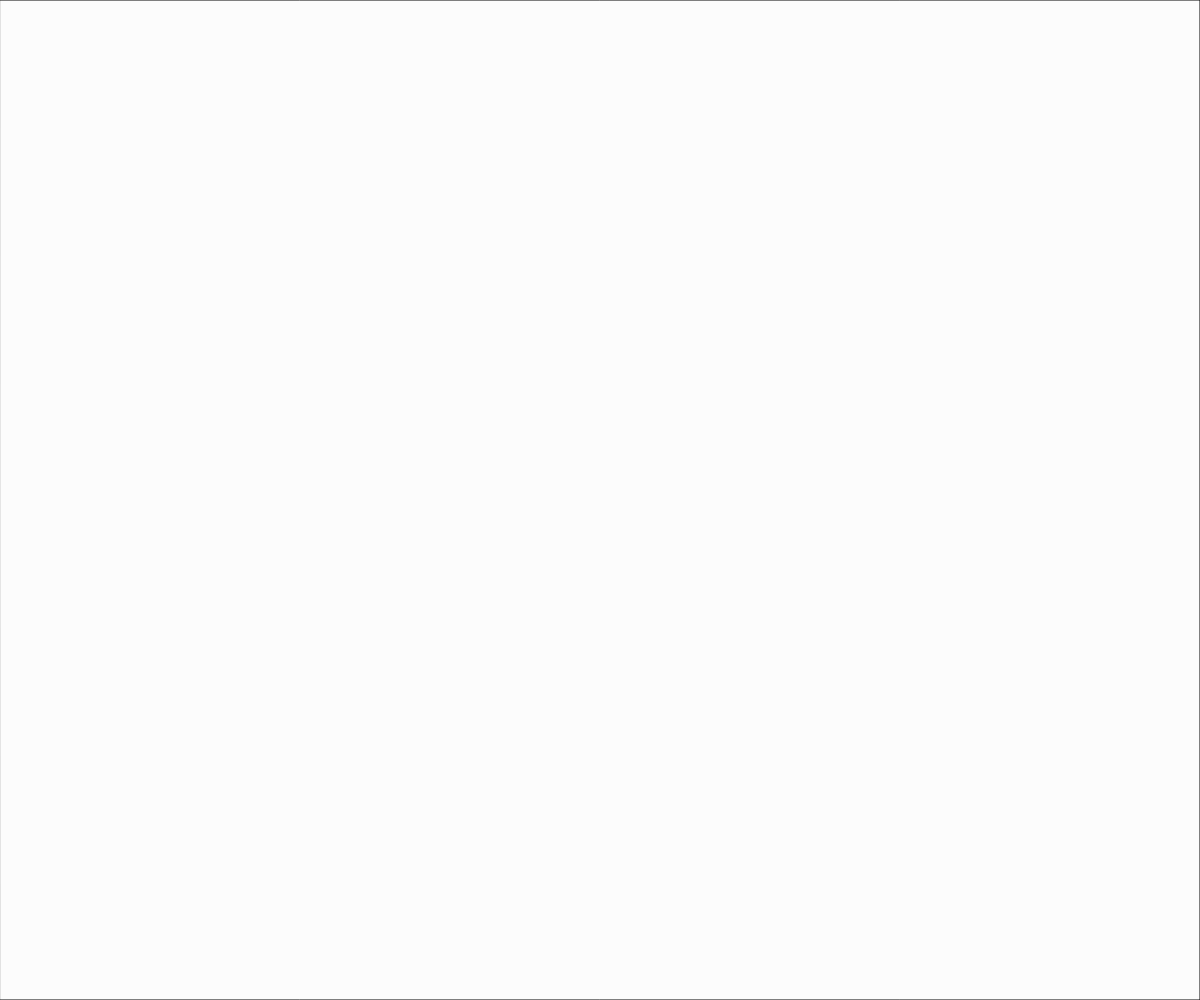
Frame 1 (no input)
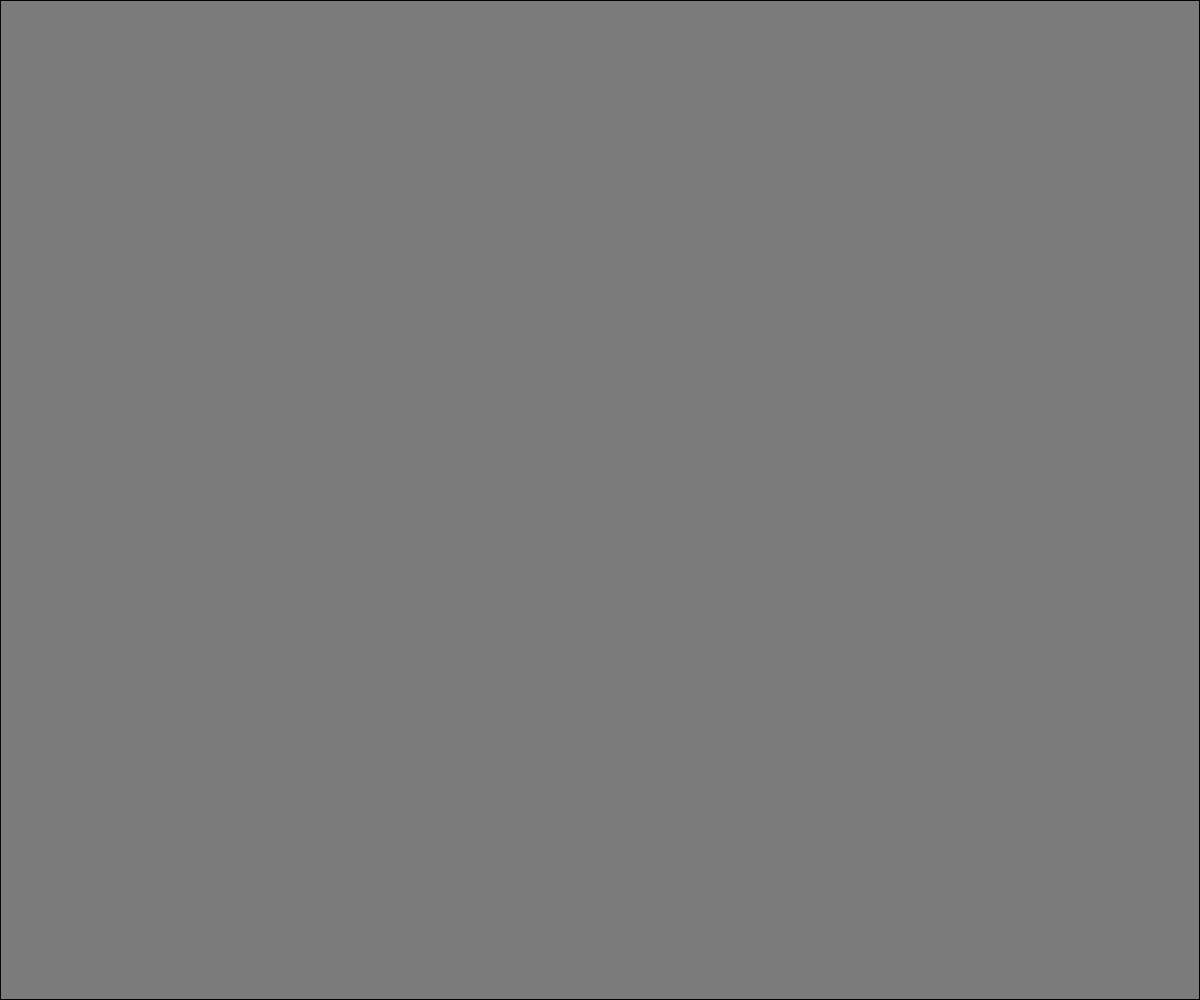
Frame 60 (no input)
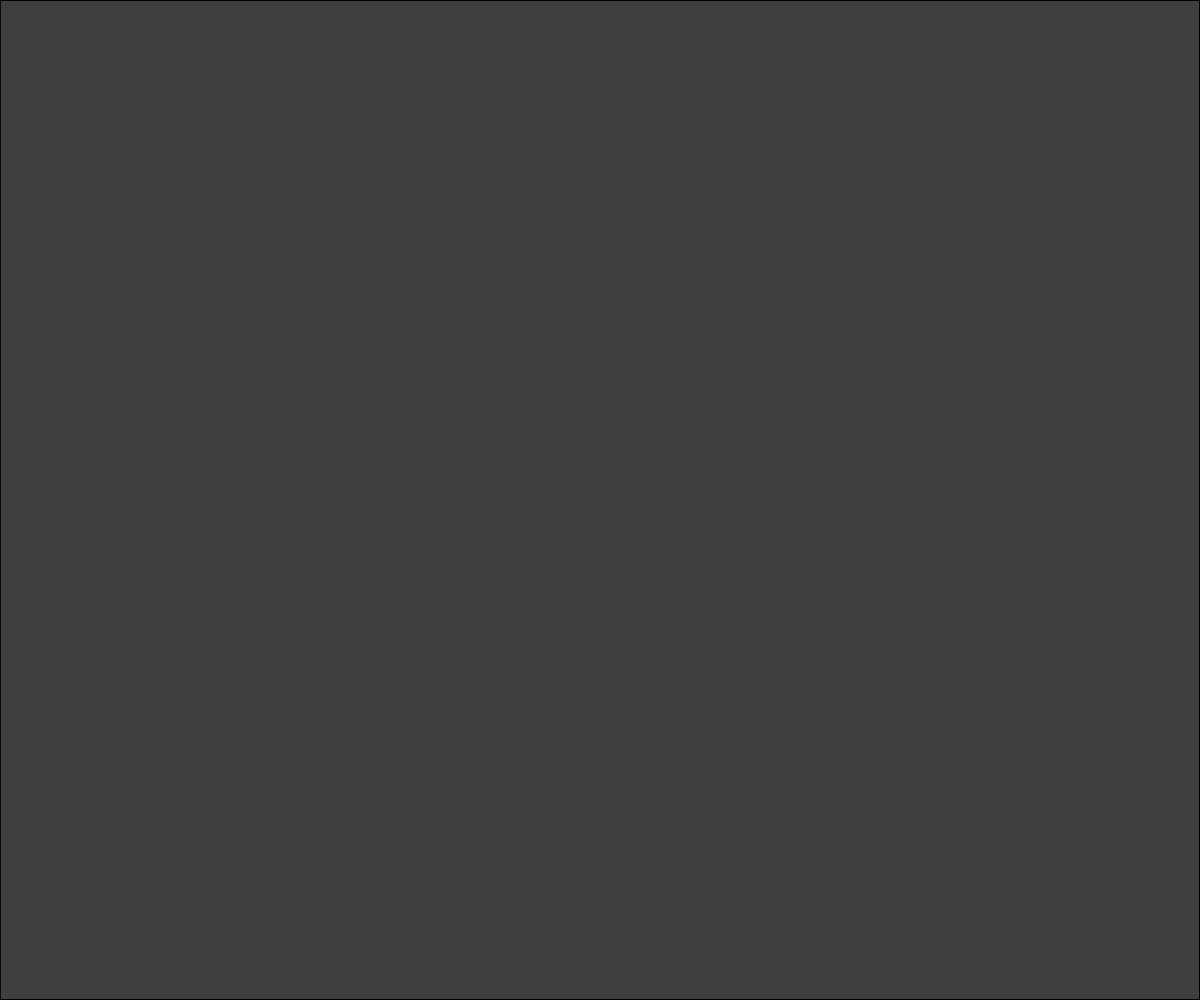
Frame 120 (the mouse pressed at the canvas centre since frame 60)

The p5.js sketch that drew these frames (run headless with seeded random() and noise() and a simulated clock; from frame 60 on, the mouse is pressed at the canvas centre):

// p5.js sketch
// ── sketch.js
var bubbles = [];
var colors = [];

function setup() {
	createCanvas(windowWidth, windowHeight);

	for (var i = 0; i < 20; i++) {
		colors[i] = color(random(255), random(255), random(255));
	}
}

function draw() {
	// background(0);
	fill(0, 3);
	rect(0, 0, width, height);

	for (var i = 0; i < bubbles.length; i++) {
		bubbles[i].move();
		bubbles[i].display();
		bubbles[i].distance(bubbles[i]);
		bubbles[i].size();
	}

	for (var i = 0; i < bubbles.length; i++) {
		for (var j = 0; j < bubbles.length; j++) {
			if (i != j && bubbles[i].distance(bubbles[j]))
			{
				bubbles[i].speedX *= -1;
				bubbles[i].speedY *= -1;
				bubbles[i].color = random(colors.length);
			}
		}
	}
}

function mouseDragged() {
	bubbles.push(new Bubble(mouseX, mouseY));
}

function Bubble(posX, posY) {
	this.posX = posX;
	this.posY = posY;
	this.radius = random(10, 20);
	this.speedX = random(-2, 2);
	this.speedY = random(-2, 2);
	this.color = random(colors.length);
	this.grow = false;
	
	this.display = function() {
		fill(colors[parseInt(this.color)]);
		ellipse(this.posX, this.posY, this.radius*2, this.radius*2);
		// ellipse(width-mouseX, mouseY, this.radius*2,  this.radius*2);
  // 		ellipse(mouseX, height-mouseY, this.radius*2, this.radius*2);
  // 		ellipse(width-mouseX, height-mouseY, this.radius*2, this.radius*2);
	}

	this.move = function() {
		this.posX += this.speedX;
		this.posY += this.speedY;

		if ((this.posX > width) || (this.posX < 0)) {
			this.speedX *= -1;
		}

		if ((this.posY > height) || (this.posY < 0)) {
			this.speedY *= -1;
		}
	}

	this.distance = function(bubble) {
		var dis = dist(this.posX, this.posY, bubble.posX, bubble.posY);

		if (dis < this.radius + bubble.radius) {
			return true;
		} else {
			return false;
		}
	}

	this.size = function() {
		if (this.radius > 30)
		this.grow = true;

		if (this.radius < 0)
			this.grow = false;

		if (!this.grow) this.radius++;
		else this.radius--;
	}
}


// function cube(x) {
// 	return x*x*x;
// }

// function conversor(dollars) {
// 	return dollars * 3000;
// }

// function CeliusToFahrenheit(celius) {
// 	return (celius * 9/5)+32;
// }
